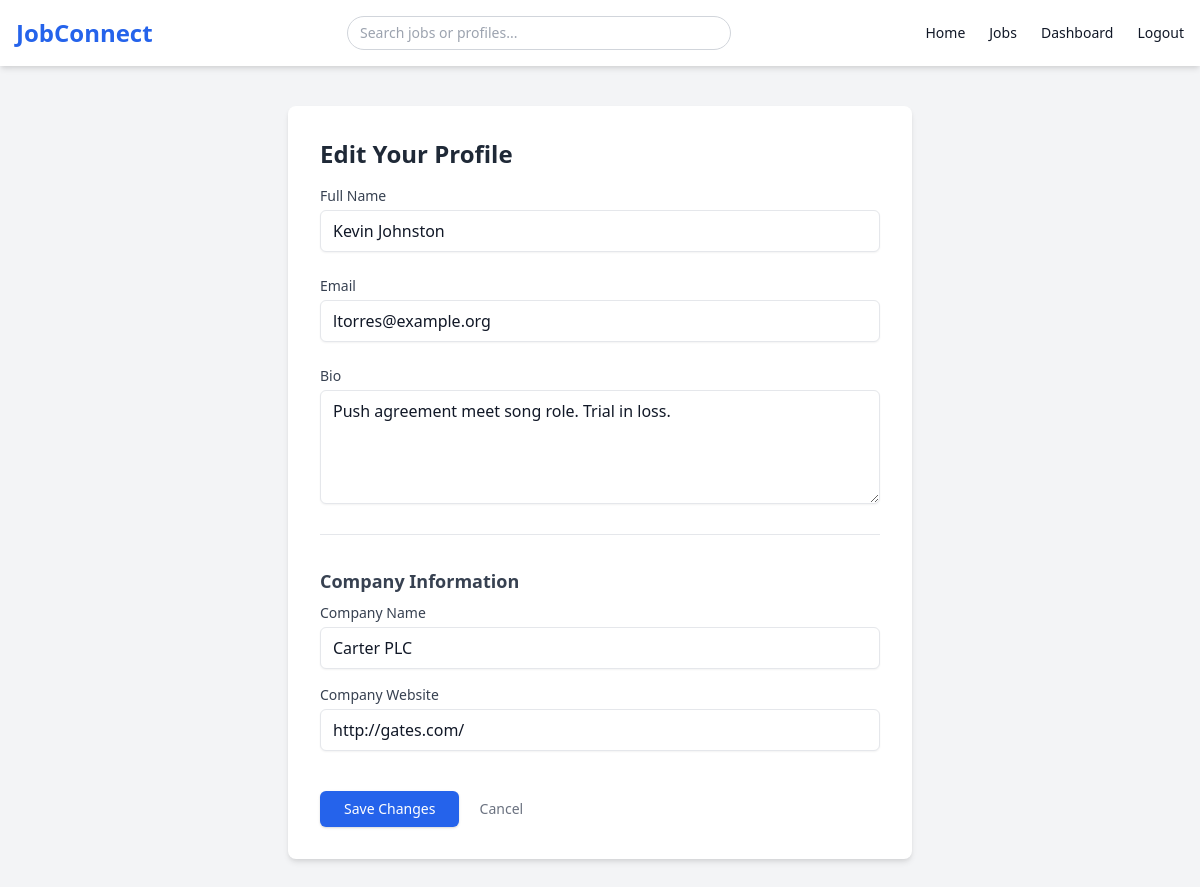
Page /edit-profile (signed in) on the committed database.
### app.py (models this page shows, shortened)
class User(UserMixin, db.Model):
    id = db.Column(db.Integer, primary_key=True)
    username = db.Column(db.String(100), unique=True, nullable=False)
    password = db.Column(db.String(100), nullable=False)
    email = db.Column(db.String(120), unique=True, nullable=True)
    role = db.Column(db.String(20), nullable=False)  # 'admin', 'employer', 'student'
    approved = db.Column(db.Boolean, default=False)
    school = db.Column(db.String(120), nullable=True)
    name = db.Column(db.String(100), nullable=True)
    bio = db.Column(db.Text, nullable=True)
    profile_pic_url = db.Column(db.String(300), nullable=True)
    phone = db.Column(db.String(20), nullable=True)
    grade_level = db.Column(db.String(10), nullable=True)
    resume_link = db.Column(db.String(200), nullable=True)
    skills = db.Column(db.Text, nullable=True)
    company_name = db.Column(db.String(100), nullable=True)
    company_website = db.Column(db.String(200), nullable=True)
    job_title = db.Column(db.String(120), nullable=True)
    request_reason = db.Column(db.Text, nullable=True)
    created_at = db.Column(db.DateTime, default=datetime.utcnow)

### app.py (the view, shortened to what this page needs)
@app.route('/edit-profile', methods=['GET', 'POST'])
@login_required
def edit_profile():
    return render_template('edit_profile.html', user=current_user)

### app.py (called while the page is built, shortened)
@app.before_request
def create_tables():
    db.create_all()

@app.before_request
def ensure_school_admins():
    if request.endpoint and not request.endpoint.startswith('static'):
        school_admins = [
            {
                "username": "admin_jordan",
                "password": "admin123",
                "email": "jordan_admin@example.com",
                "school": "Jordan High School"
            },
        ]
        for admin in school_admins:
            existing_admin = User.query.filter_by(username=admin["username"]).first()
        db.session.commit()

@login_manager.user_loader
def load_user(user_id):
    if not user_id:
        print("Debug: Received user_id=None in load_user function")
        return None  # Return None if user_id is invalid
    try:
        return User.query.get(int(user_id))
    except ValueError:
        print(f"Debug: Invalid user_id={user_id}")
        return None

@app.context_processor
def inject_now():
    return {'now': datetime.utcnow}

### templates/edit_profile.html (shortened to what this page needs)
<!DOCTYPE html>
<html lang="en">
<head>
  <link href="https://cdn.jsdelivr.net/npm/tailwindcss@2.2.19/dist/tailwind.min.css" rel="stylesheet" />
  <link rel="stylesheet" href="https://cdnjs.cloudflare.com/ajax/libs/font-awesome/6.0.0/css/all.min.css" />
</head>
<body class="bg-gray-100 text-gray-900 font-sans">
<nav class="bg-white shadow-md sticky top-0 z-50">
  <div class="max-w-7xl mx-auto px-4 py-4 flex justify-between items-center">
    <a href="{{ url_for('index') }}" class="text-2xl font-bold text-blue-600">JobConnect</a>
    <div class="relative w-96">
      <input
        type="text"
        id="liveSearchInput"
        placeholder="Search jobs or profiles..."
        class="px-3 py-1.5 rounded-full border border-gray-300 focus:outline-none focus:ring-2 focus:ring-blue-500 text-sm w-full"
        oninput="fetchSuggestions(this.value)"
        autocomplete="off"
      >
    </div>
    <ul class="flex space-x-6 items-center text-sm font-medium">
      <li><a href="{{ url_for('index') }}" class="hover:text-blue-600 transition">Home</a></li>
      <li><a href="{{ url_for('approved_postings') }}" class="hover:text-blue-600 transition">Jobs</a></li>
      {% if current_user.is_authenticated %}
        {% if current_user.role == 'admin' %}
          <li><a href="{{ url_for('admin_panel') }}" class="hover:text-blue-600">Dashboard</a></li>
        {% elif current_user.role == 'employer' %}
          <li><a href="{{ url_for('employer_dashboard') }}" class="hover:text-blue-600">Dashboard</a></li>
        {% elif current_user.role == 'student' %}
          <li><a href="{{ url_for('student_dashboard') }}" class="text-blue-600 font-semibold">My Dashboard</a></li>
        {% endif %}
        <li><a href="{{ url_for('logout') }}" class="hover:text-red-500 transition">Logout</a></li>
      {% else %}
        <li><a href="{{ url_for('login') }}" class="hover:text-blue-600 transition">Login</a></li>
        <li><a href="{{ url_for('register') }}" class="hover:text-blue-600 transition">Register</a></li>
      {% endif %}
    </ul>
  </div>
</nav>
  <main class="max-w-2xl mx-auto px-6 py-10">
    <div class="bg-white shadow-md rounded-lg p-8">
      <h1 class="text-2xl font-bold text-gray-800 mb-4">Edit Your Profile</h1>
      <form method="POST" class="space-y-6">
        <div>
          <label for="name" class="block text-sm font-medium text-gray-700">Full Name</label>
          <input type="text" id="name" name="name" value="{{ user.name }}" required class="mt-1 w-full px-3 py-2 border rounded-md shadow-sm" />
        </div>
        <div>
          <label for="email" class="block text-sm font-medium text-gray-700">Email</label>
          <input type="email" id="email" name="email" value="{{ user.email }}" required class="mt-1 w-full px-3 py-2 border rounded-md shadow-sm" />
        </div>
        <div>
          <label for="bio" class="block text-sm font-medium text-gray-700">Bio</label>
          <textarea id="bio" name="bio" rows="4" class="mt-1 w-full px-3 py-2 border rounded-md shadow-sm">{{ user.bio }}</textarea>
        </div>
        {% if user.role == 'employer' %}
        <div class="pt-4 border-t">
          <h3 class="text-lg font-semibold text-gray-700 mb-2 mt-4">Company Information</h3>
          <label for="company_name" class="block text-sm font-medium text-gray-700">Company Name</label>
          <input type="text" id="company_name" name="company_name" value="{{ user.company_name }}" class="mt-1 w-full px-3 py-2 border rounded-md shadow-sm" />
          <label for="company_website" class="block text-sm font-medium text-gray-700 mt-4">Company Website</label>
          <input type="url" id="company_website" name="company_website" value="{{ user.company_website }}" class="mt-1 w-full px-3 py-2 border rounded-md shadow-sm" />
        </div>
        {% endif %}
        <div class="pt-4">
          <button type="submit" class="bg-blue-600 hover:bg-blue-700 text-white px-6 py-2 rounded-md shadow font-medium text-sm">Save Changes</button>
          <a href="{{ url_for('profile', username=user.username) }}" class="ml-4 text-sm text-gray-500 hover:underline">Cancel</a>
        </div>
      </form>
    </div>
  </main>
</body>
</html>

### rows in the picture
User: name "Kevin Johnston", email "ltorres@example.org", bio "Push agreement meet song role. Trial in loss.", company_name "Carter PLC", company_website "http://gates.com/"
